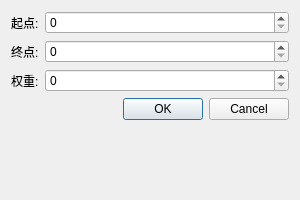
<?xml version="1.0" encoding="UTF-8"?>
<ui version="4.0">
 <class>EdgeDialog</class>
 <widget class="QDialog" name="EdgeDialog">
  <property name="geometry">
   <rect>
    <x>0</x>
    <y>0</y>
    <width>300</width>
    <height>200</height>
   </rect>
  </property>
  <property name="windowTitle">
   <string>添加边</string>
  </property>
  <layout class="QFormLayout" name="formLayout">
   <item row="0" column="0">
    <widget class="QLabel" name="label">
     <property name="text">
      <string>起点:</string>
     </property>
    </widget>
   </item>
   <item row="0" column="1">
    <widget class="QSpinBox" name="spinFrom"/>
   </item>
   <item row="1" column="0">
    <widget class="QLabel" name="label_2">
     <property name="text">
      <string>终点:</string>
     </property>
    </widget>
   </item>
   <item row="1" column="1">
    <widget class="QSpinBox" name="spinTo"/>
   </item>
   <item row="2" column="0">
    <widget class="QLabel" name="label_3">
     <property name="text">
      <string>权重:</string>
     </property>
    </widget>
   </item>
   <item row="2" column="1">
    <widget class="QSpinBox" name="spinWeight"/>
   </item>
   <item row="3" column="0" colspan="2">
    <widget class="QDialogButtonBox" name="buttonBox">
     <property name="standardButtons">
      <set>QDialogButtonBox::StandardButton::Cancel|QDialogButtonBox::StandardButton::Ok</set>
     </property>
    </widget>
   </item>
  </layout>
 </widget>
 <resources/>
 <connections>
  <connection>
   <sender>buttonBox</sender>
   <signal>accepted()</signal>
   <receiver>EdgeDialog</receiver>
   <slot>accept()</slot>
  </connection>
  <connection>
   <sender>buttonBox</sender>
   <signal>rejected()</signal>
   <receiver>EdgeDialog</receiver>
   <slot>reject()</slot>
  </connection>
 </connections>
</ui>
